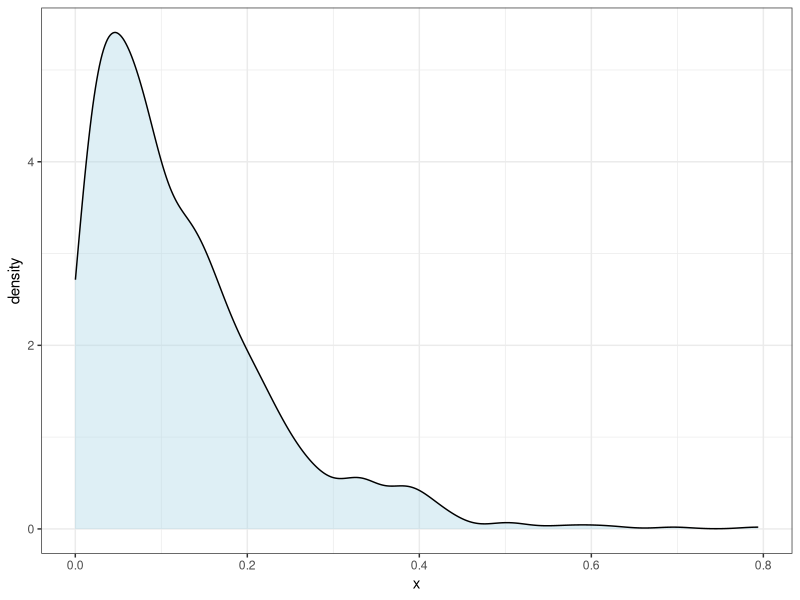

The R source for this figure:
## ---- chunk 1
library(tidyverse)
data <- data.frame(
  x = rgamma(1000, 1.2, 10)
)
## ---- chunk 2
data %>% 
  ggplot(aes(x = x)) +
  geom_density(fill = "lightblue", alpha = 0.4) +
  theme_bw()
